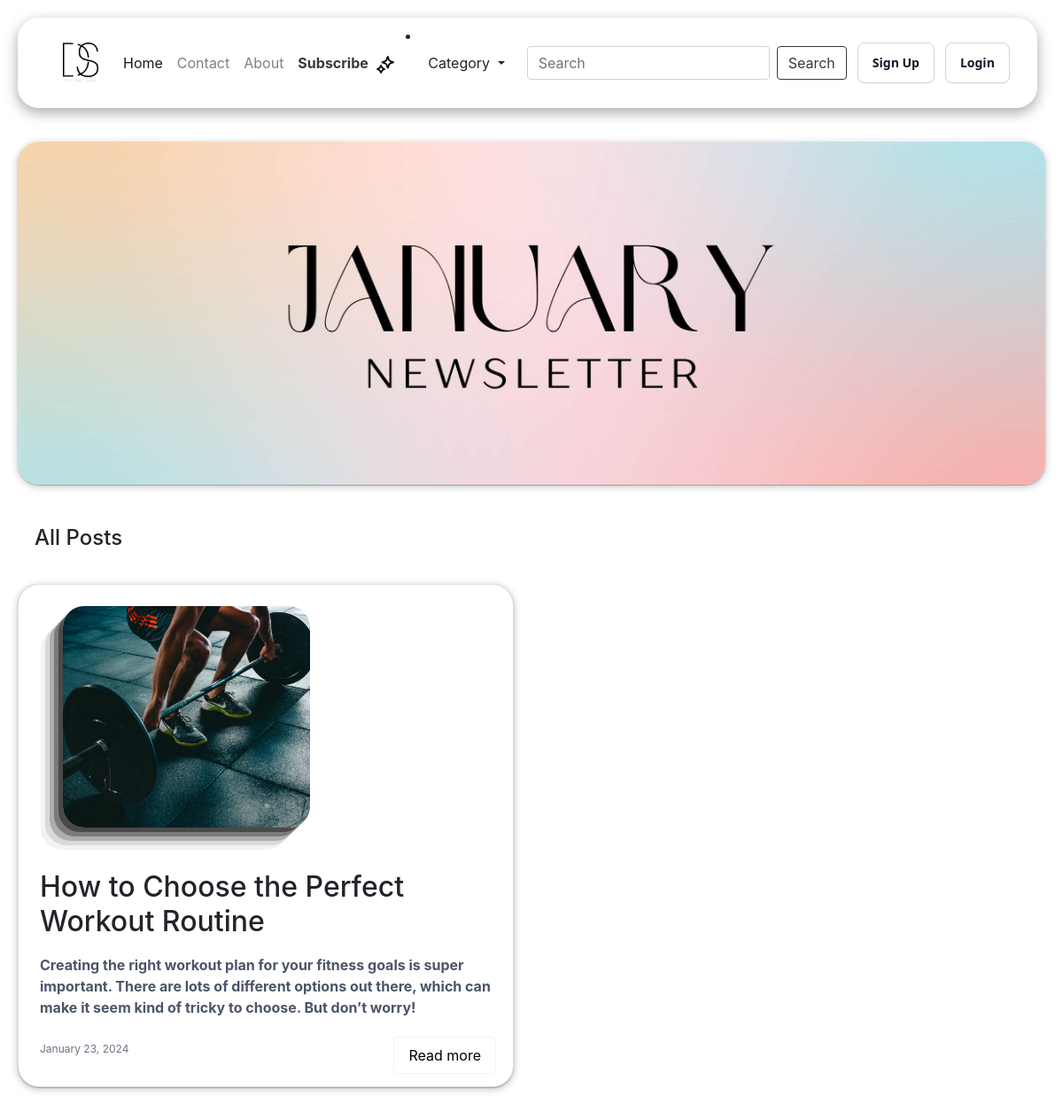
The app's page /category/4/ with its own data.
### members/models.py (models this page shows)
class Blog(models.Model):
  id  = models.AutoField(primary_key=True)
  cardTitle = models.CharField(max_length=50)
  cardDescription = models.CharField(max_length=200)
  lastUpdated = models.DateTimeField(auto_now_add=True)
  cardImage = models.ImageField(upload_to='images')
  content = RichTextField(blank=True)
  blog_cat = models.ForeignKey(Category, on_delete=models.CASCADE)
  published_at = models.DateTimeField(auto_now_add=True, null=True)
  views = models.BigIntegerField(default=0)
  likesCount = models.BigIntegerField(default=0)
  def __str__(self):
    return self.cardTitle

### members/views.py (the view)
# urls.py: path('category/<str:cat_id>/', views.category, name="category"),
def category(request, cat_id):
    blogs = Blog.objects.all().filter(blog_cat=cat_id)
    category_obj = Category.objects.get(id=cat_id)
    print(blogs)
    return render(request, "category.html", {"blogs": blogs, "cat_name": category_obj.name })

### members/templates/category.html
  {% include 'cards.html' with blog=blogs %}

### members/templates/cards.html (shortened to what this page needs)
{%extends "_base.html"%}
{% block content %}
{% include 'carousel.html' %}
<div class="container mt-3 ml-1">
  <h4>All Posts</h4>
</div>
{% for blog in blogs %}
<div class="card">
  <img class="img"
    src="/members/{{ blog.cardImage.url }}"
    alt="{{ blog.cardTitle }}"
  />
  <div class="card-content">
    <h2>{{blog.cardTitle}}</h2>
    <p class="card-description">
      {{blog.cardDescription}}
    </p>
    <small>{{ blog.published_at|date:"F d, Y" }}</small>
  </div>
  <a href="{% url 'details' blog.id %}" class="read  rounded " style="position: absolute; bottom: 15px; right: 20px;">Read more</a>
</div>
{% endfor %}
  {% endblock content%}

### members/templates/_base.html (style rules this page uses)
body { display: flex; flex-wrap: wrap; gap: 30px; align-items: center; justify-content: space-between; align-items: flex-start; padding: 20px; max-width: 1200px; margin: 0 auto; }
.card { display: flex; flex-direction: column; border-radius: 24px; background-color: #ffffff; box-shadow: rgba(0, 0, 0, 0.25) 0px 0.0625em 0.0625em, rgba(0, 0, 0, 0.25) 0px 0.125em 0.5em, rgba(255, 255, 255, 0.1) 0px 0px 0px 1px inset; flex: 0 0 calc(50% - 20px); margin-bottom: 20px; }
.card img { box-shadow: rgba(0, 0, 0, 0.4) -5px 5px, rgba(0, 0, 0, 0.3) -10px 10px, rgba(0, 0, 0, 0.2) -15px 15px, rgba(0, 0, 0, 0.1) -20px 20px, rgba(0, 0, 0, 0.05) -25px 25px; height: 250px; width: 50%; margin-left: 50px; margin-top: 24px; margin-bottom: 24px; border-radius: 24px 24px 24px 24px; object-fit: cover ; }
.card-content { flex: 1; justify-content: start; padding: 1.5rem; }
.card p { margin-bottom: 1rem; font-size: 1rem; color: #4a5568; }
.card small { font-size: 0.75rem; color: #6b7280; }
.card-description { font-weight: bold; padding-top: 10px; padding-bottom: 5px; }
.read { color: black; border-radius: 5px; padding: 0.5rem 1rem; box-shadow: rgba(0, 0, 0, 0.05) 0px 0px 0px 1px; }
.main-body { background-color: white; }

### records on screen
Blog: cardImage (picture), cardTitle "How to Choose the Perfect Workout Routine", cardDescription "Creating the right workout plan for your fitness goals is super important. There are lots of different options out there, which can make it seem kind of tricky to choose. But don’t worry!", published_at "January 23, 2024"
